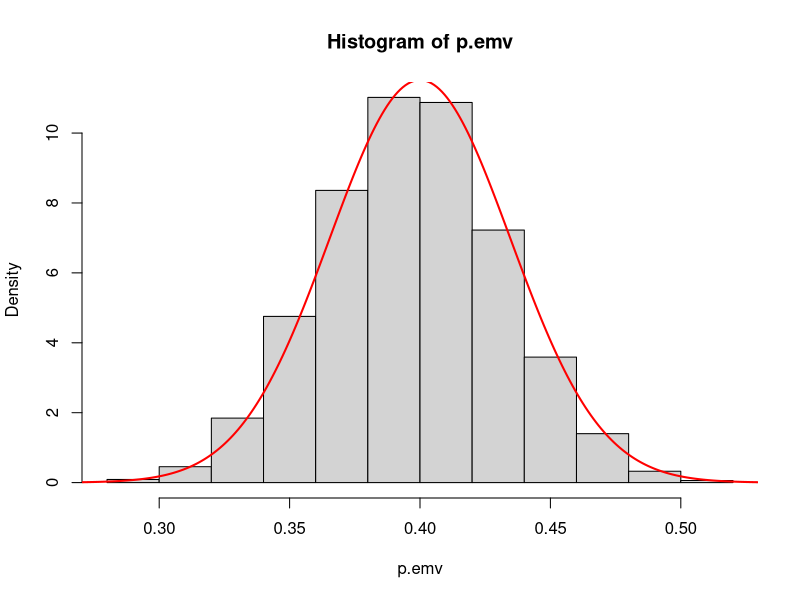
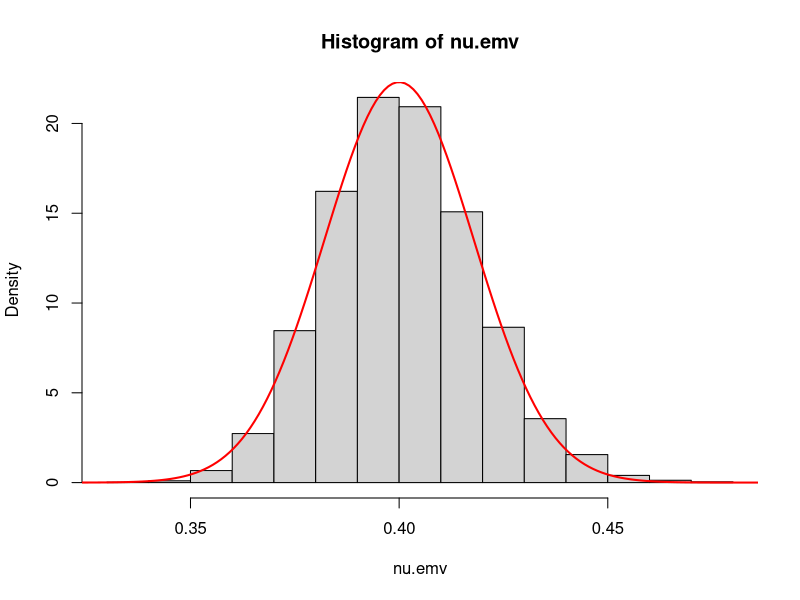
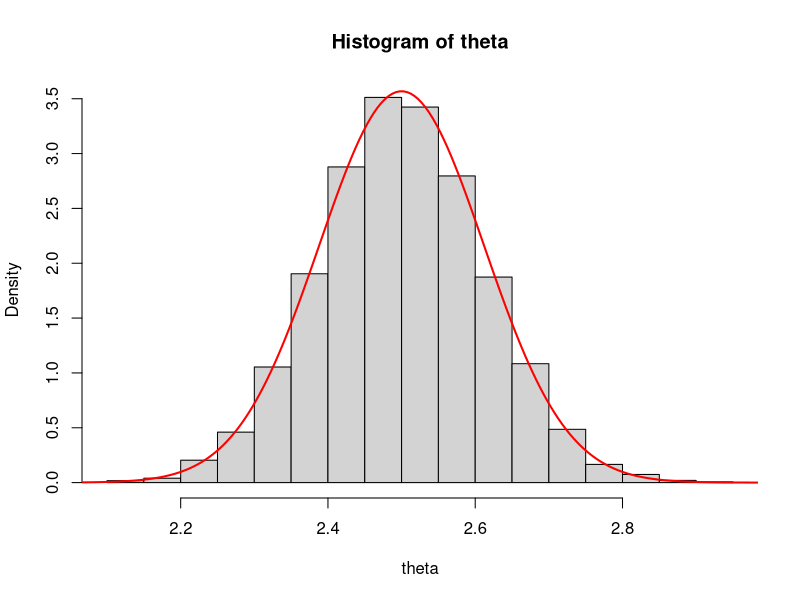

Recreate these plots in R, in order.
##############################
## EAA1520 - Taller N° 5    ##
## 19 y 21 de abril de 2023 ##
##############################

########################################
## Propiedades Asintoticas de los EMV ##
########################################

## Plantar una semilla de simulación
set.seed(20230419)

## Ejemplo 1: X1,...,Xn iid Bernoulli(p) = Binomial(size = 1, prob = p)
n = 300
p = 0.2
X = rbinom(n = n, size = 1, prob = p)

## Opción 1: Obtener un expresión para el EMV del parametro "p".
mean(X)

## Opción 2: Utilizar fitdist() de la libreria "fitdistrplus".
aux = fitdistrplus::fitdist(data = X, distr = "binom", 
                            method = "mle", 
                            fix.arg = list(size = 1), 
                            start = list(prob = 0.1))
p.gorro = aux$estimate
p.gorro

## Como producto además esta función evalúa CCR en el EMV
(p.gorro)*(1-p.gorro)/n
aux$sd^2

## Ejemplo 2: X1,...,Xn iid Poisson(lambda)
n = 300
lambda = 20
X = rpois(n = n, lambda = lambda)

## Opción 1: Obtener un expresión para el EMV del parametro "lambda".
mean(X)

## Opción 2: Utilizar fitdist() de la libreria "fitdistrplus".
aux = fitdistrplus::fitdist(data = X, distr = "pois", method = "mle")
lambda.gorro = aux$estimate
lambda.gorro

## Como producto además evalúa CCR en el EMV
lambda.gorro/n
aux$sd^2

## Ejemplo 3: X1,...,Xn iid Binomial(m, p)
n = 300
p = 0.2
m = 10
X = rbinom(n = n, size = m, prob = p)
aux = fitdistrplus::fitdist(data = X, distr = "binom", 
                            method = "mle", 
                            fix.arg = list(size = m), 
                            start = list(prob = 0.5))
p.gorro = aux$estimate
p.gorro

## Ejemplo 4: X1,...,Xn iid Gamma(shape = k, rate = nu) con k conocido
n = 100
k = 8
nu = 0.4
X = rgamma(n = n, shape = k, rate = nu)
aux = fitdistrplus::fitdist(data = X, 
                            distr = "gamma", 
                            method = "mle", 
                            fix.arg = list(shape = k))

aux$estimate
k/mean(X)

## CCR estimada
aux$estimate^2/(n*k)
aux$sd^2

## Ejemplo 5: X1,...,Xn iid Gamma(shape = k, rate = nu) con k desconocido
fitdistrplus::fitdist(data = X, 
                      distr = "gamma", 
                      method = "mle")
                      
######################################
## Distribución Normal (Asintótica) ##
######################################

## Caso Bernoulli(pi) --> pi.emv aprox Normal(pi, pi*(1-pi)/n)

n = 200
p = 0.4
p.emv = c()
for(i in 1:10000){
X = rbinom(n, size = 1, prob = p)
p.emv[i] = mean(X)
}

hist(p.emv, freq = F)
curve(dnorm(x, mean = p, sd = sqrt(p*(1-p)/n)), from = 0, to = 1, n = 1000, add = T, col = "red", lwd = 2)

## Caso Exp(nu) --> nu.emv aprox Normal(nu, nu^2/n)

n = 500
nu = 0.4
nu.emv = c()
theta = c() ## theta = g(nu) = 1/nu
for(i in 1:10000){
X = rexp(n, rate = nu)
nu.emv[i] = 1/mean(X)
theta[i] = 1/nu.emv[i]
}

hist(nu.emv, freq = F)
curve(dnorm(x, mean = nu, sd = sqrt(nu^2/n)), from = 0, to = 1, n = 1000, add = T, col = "red", lwd = 2)

hist(theta, freq = F)
curve(dnorm(x, mean = 1/nu, sd = sqrt((-1/nu^2)^2)*sqrt(nu^2/n)),
      from = 0, to = 5, n = 1000, add = T, col = "red", lwd = 2)
